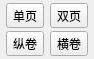
<?xml version="1.0" encoding="UTF-8"?>
<ui version="4.0">
 <class>Form</class>
 <widget class="QWidget" name="Form">
  <property name="geometry">
   <rect>
    <x>0</x>
    <y>0</y>
    <width>94</width>
    <height>51</height>
   </rect>
  </property>
  <property name="windowTitle">
   <string>切换模式</string>
  </property>
  <layout class="QGridLayout" name="gridLayout">
   <property name="leftMargin">
    <number>3</number>
   </property>
   <property name="topMargin">
    <number>3</number>
   </property>
   <property name="rightMargin">
    <number>3</number>
   </property>
   <property name="bottomMargin">
    <number>3</number>
   </property>
   <property name="spacing">
    <number>3</number>
   </property>
   <item row="0" column="0">
    <widget class="QToolButton" name="toolButton_single_page">
     <property name="text">
      <string>单页</string>
     </property>
    </widget>
   </item>
   <item row="0" column="1">
    <widget class="QToolButton" name="toolButton_double_page">
     <property name="text">
      <string>双页</string>
     </property>
    </widget>
   </item>
   <item row="1" column="0">
    <widget class="QToolButton" name="toolButton_vertical_scroll">
     <property name="text">
      <string>纵卷</string>
     </property>
    </widget>
   </item>
   <item row="1" column="1">
    <widget class="QToolButton" name="toolButton_horizontal_scroll">
     <property name="text">
      <string>横卷</string>
     </property>
    </widget>
   </item>
  </layout>
 </widget>
 <resources/>
 <connections/>
</ui>
